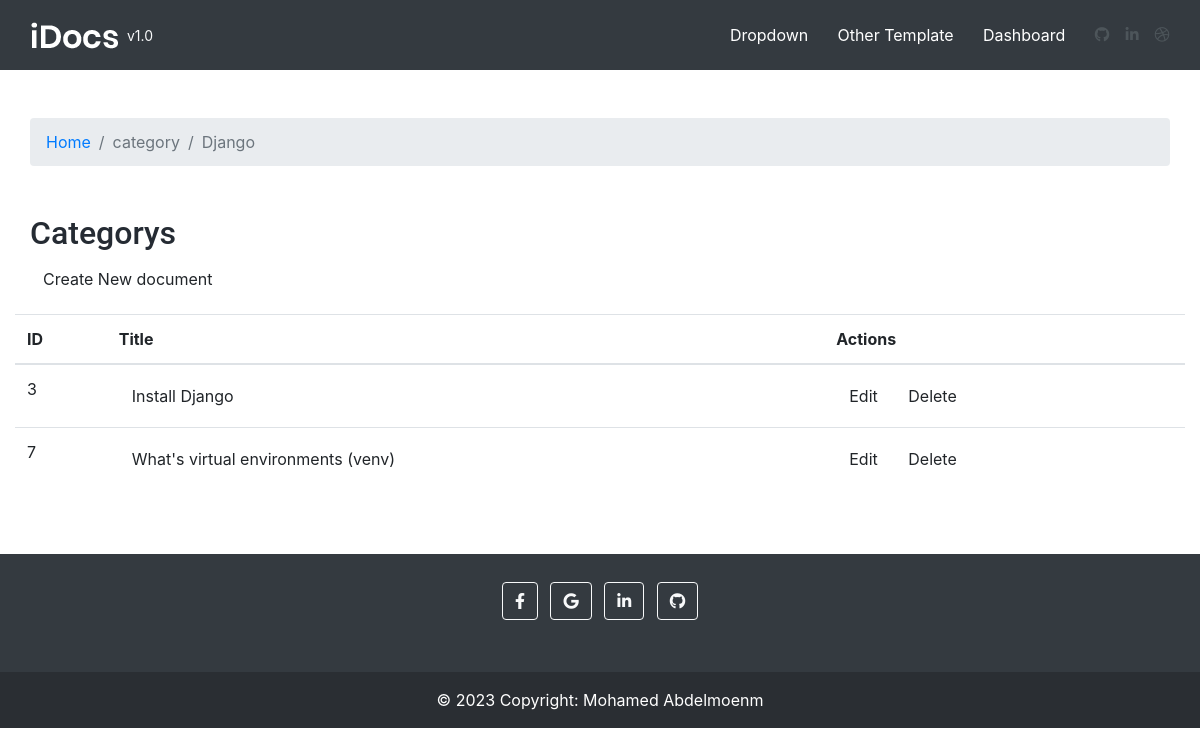
Page /dashboard/2 on the earlier database version.
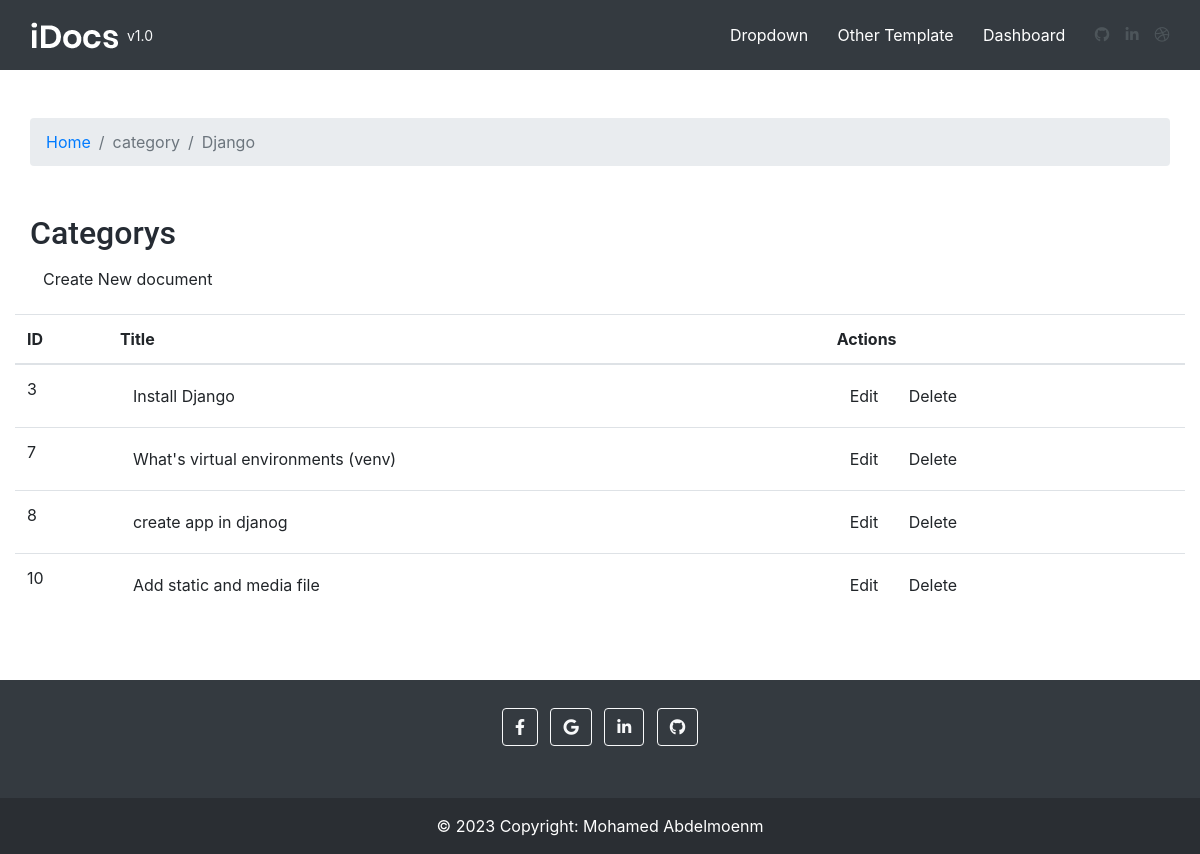
Same page on the later database version.
### docs_app/models.py (models this page shows, shortened)
class Category(models.Model):
    name = models.CharField(_('Name'),max_length=100)
    intro = RichTextField(_('Intro'))
    author = models.ForeignKey(User, on_delete=models.SET_NULL, null=True, related_name='category_author', verbose_name=_('Author'))
    created_at = models.DateTimeField(_('Created AT'),default= timezone.now)
    def __str__(self):
        return self.name

class Document(models.Model):
    category = models.ForeignKey(Category, on_delete=models.CASCADE, related_name='document_user' , verbose_name=_('Document'))
    title = models.CharField(_('Title'),max_length=100)
    content = RichTextField(_('Content'))
    video = models.FileField(_('Video'), upload_to='document_videos/', blank=True, null=True)
    author = models.ForeignKey(User, on_delete=models.SET_NULL, null=True, related_name='document_author', verbose_name=_('Author'))
    created_at = models.DateTimeField(_('Created AT'),default= timezone.now)

### docs_app/views.py (the view)
# urls.py: path('dashboard/<int:id>', Dashboard_List_Document, name='dashboard_docs'),
def Dashboard_List_Document(request, id):
    data = Category.objects.get(id=id)
    docs = Document.objects.filter(category=data)
    return render(request, 'doc/dashboard_docs.html', {'data':data, 'docs':docs})

### docs_app/templates/doc/dashboard_docs.html (shortened to what this page needs)
{% extends "base.html" %}
{% block body %}
    <link rel="stylesheet" href="https://stackpath.bootstrapcdn.com/bootstrap/4.5.2/css/bootstrap.min.css">
</head>
<body>
    <div class="container my-5">
    <ol class="breadcrumb my-4">
        <li class="breadcrumb-item"><a href="/">Home</a></li>
        <li class="breadcrumb-item active" aria-current="page">category</li>
        <li class="breadcrumb-item active" aria-current="page">{{data}}</li>
    </ol>
</div>
<div class="container mt-4">
    <div class="row">
        <div class="col-md-9">
            <h2>Categorys</h2>
                <a href="{% url 'create_category' %}"  class="btn waves-effect waves-light">Create New document</a>
            </div>
            <table class="table">
                <thead>
                    <tr>
                        <th>ID</th>
                        <th>Title</th>
                        <th>Actions</th>
                    </tr>
                </thead>
                <tbody>
                    {% for doc in docs %}
                    <tr>
                        <td>{{doc.id}}</td>
                        <td> <a href="#" class="btn waves-effect waves-light">{{doc.title}}</a></td>
                        <td>
                            <a href="{% url 'update_document' doc.id %}" class="btn waves-effect waves-light">Edit</a>
                            <a href="{% url 'delete_document' doc.id %}" class="btn waves-effect waves-light">Delete</a>
                        </td>
                    </tr>
                    {% endfor %}
                </tbody>
            </table>
        </div>
    </div>
</div>
</body>
</html>
{% endblock body %}

### docs_app/templates/base.html (shortened to what this page needs)
{% load static %}
<!DOCTYPE html>
<html lang="en">
<head>
<link rel="stylesheet" href="https://maxcdn.bootstrapcdn.com/bootstrap/4.5.2/css/bootstrap.min.css">
<link rel="stylesheet" type="text/css" href="{% static 'assets/vendor/bootstrap/css/bootstrap.min.css' %}" />
<link rel="stylesheet" type="text/css" href="{% static 'assets/vendor/font-awesome/css/all.min.css' %}" />
<link rel="stylesheet" type="text/css" href="{% static 'assets/vendor/magnific-popup/magnific-popup.min.css' %}" />
<link rel="stylesheet" type="text/css" href="{% static 'assets/vendor/highlight.js/styles/github.css' %}" />
<link rel="stylesheet" type="text/css" href="{% static 'assets/css/stylesheet.css' %}" />
</head>
<body data-spy="scroll" data-target=".idocs-navigation" data-offset="125">
<div id="main-wrapper">
  <header id="header" class="sticky-top">
    <nav class="primary-menu navbar navbar-expand-lg bg-dark navbar-text-light navbar-dropdown-dark border-0">
      <div class="container-fluid">
        <a class="logo ml-md-3" href="/" title="iDocs Template"> <img src="{% static 'assets/images/logo-light.png' %}" alt="iDocs Template"/> </a>
		<span class="text-2 text-light ml-2">v1.0</span>
		<div id="header-nav" class="collapse navbar-collapse justify-content-end">
          <ul class="navbar-nav">
            <li class="dropdown"> <a class="dropdown-toggle" href="#">Dropdown</a>
            </li>
            <li><a target="_blank" href="https://themeforest.net/user/harnishdesign/portfolio?ref=HarnishDesign">Other Template</a></li>
            <li><a target="_blank" href="{% url 'dashboard' %}">Dashboard</a></li>
          </ul>
        </div>
        <ul class="social-icons social-icons-sm ml-lg-2 mr-2">
          <li class="social-icons-github"><a data-toggle="tooltip" href="https://github.com/Mohamed00Abdelmonem" target="_blank" title="" data-original-title="github"><i class="fab fa-github"></i></a></li>
          <li class="social-icons-facebook"><a data-toggle="tooltip" href="https://www.linkedin.com/in/mohamed-abdelmonem-716ba026b/?originalSubdomain=eg" target="_blank" title="" data-original-title="Linkedin"><i class="fab fa-linkedin-in"></i></a></li>
          <li class="social-icons-dribbble"><a data-toggle="Portfolio" href="https://mohamed00abdelmonem.github.io/My-Resume-/" target="_blank" title="" data-original-title="Portfolio"><i class="fab fa-dribbble"></i></a></li>
        </ul>
      </div>
    </nav>
  </header>
  <div id="content" role="main">
   {% block body %}
   {% endblock body%}
  <footer class="bg-dark text-center text-white mt-5">
    <div class="container p-4 pb-0">
      <section class="mb-4">
        <a class="btn btn-outline-light btn-floating m-1" href="#!" role="button"
          ><i class="fab fa-facebook-f"></i
        ></a>
        <a class="btn btn-outline-light btn-floating m-1" href="https://mohamed00abdelmonem.github.io/My-Resume-/ " role="button"
          ><i class="fab fa-google"></i
        ></a>
        <a class="btn btn-outline-light btn-floating m-1" href="https://www.linkedin.com/in/mohamed-abdelmonem-716ba026b/?originalSubdomain=eg" role="button"
          ><i class="fab fa-linkedin-in"></i
        ></a>
        <a class="btn btn-outline-light btn-floating m-1" href="https://github.com/Mohamed00Abdelmonem" role="button"
          ><i class="fab fa-github"></i
        ></a>
      </section>
    </div>
    <div class="text-center p-3" style="background-color: rgba(0, 0, 0, 0.2);">
      © 2023 Copyright:
      <a class="text-white" href="https://github.com/Mohamed00Abdelmonem">Mohamed Abdelmoenm</a>
    </div>
  </footer>
</body>
</html>

### docs_app/static/assets/css/stylesheet.css (style rules this page uses)
body, html { height: 100%; }
body { background: #dddddd; color: #4c4d4d; }
img { vertical-align: inherit; }
a, a:focus { color: #0366d6; -webkit-transition: all 0.2s ease; transition: all 0.2s ease; }
h1, h2, h3, h4, h5, h6 { color: #252b33; line-height: 1.5; margin: 0 0 1.5rem 0; font-family: Roboto, sans-serif; }
h2 { font-size: 2.2rem; }
dl, ol, ul, pre, blockquote, .table { margin-bottom: 1.8rem; }
.text-2 { font-size: 14px !important; font-size: 0.875rem !important; }
.bg-dark { background-color: #111418 !important; }
#main-wrapper { background: #fff; }
@media (min-width: 1200px) { .container { max-width: 1170px !important; } }
#header { -webkit-transition: all 0.5s ease; transition: all 0.5s ease; }
#header .navbar { padding: 0px; min-height: 70px; }
#header .logo { -webkit-box-align: center; -ms-flex-align: center; align-items: center; display: -webkit-box; display: -ms-flexbox; display: flex; -ms-flex-item-align: stretch; align-self: stretch; }
.primary-menu { display: -webkit-box !important; display: -ms-flexbox !important; display: flex !important; height: auto !important; -webkit-box-ordinal-group: 0; -ms-flex-item-align: stretch; align-self: stretch; background: #fff; border-bottom: 1px solid #efefef; }
.primary-menu ul.navbar-nav > li { display: -webkit-box; display: -ms-flexbox; display: flex; height: 100%; }
.primary-menu ul.navbar-nav > li + li { margin-left: 2px; }
.primary-menu ul.navbar-nav > li a { display: -webkit-box; display: -ms-flexbox; display: flex; -webkit-box-align: center; -ms-flex-align: center; align-items: center; }
.primary-menu ul.navbar-nav > li > a:not(.btn) { height: 70px; padding: 0px 0.85em; color: #252b33; -webkit-transition: all 0.2s ease; transition: all 0.2s ease; position: relative; position: relative; }
.primary-menu .dropdown-toggle:after { content: none; }
.primary-menu.navbar-text-light .navbar-nav > li > a:not(.btn) { color: #fff; }
.social-icons { margin: 0; padding: 0; display: -ms-flexbox; display: flex; -ms-flex-wrap: wrap; flex-wrap: wrap; list-style: none; }
.social-icons li { margin: 0px 6px; padding: 0; overflow: visible; }
.social-icons li a { display: block; height: 26px; line-height: 26px; width: 26px; font-size: 18px; text-align: center; color: #4d555a; text-decoration: none; -webkit-transition: all 0.2s ease; transition: all 0.2s ease; }
.social-icons li i { line-height: inherit; }
.social-icons.social-icons-sm li { margin: 0px 4px; }
.social-icons.social-icons-sm li a { font-size: 15px; width: 22px; }
.text-light { color: #dee3e4 !important; }

### docs_app/templates/base.html (style rules this page uses)
a { text-decoration: none; }

### docs_app/templates/doc/dashboard_docs.html (style rules this page uses)
a { text-decoration: none; }

Differences in the rows shown:
added Document: id "8", title "create app in djanog"
added Document: id "10", title "Add static and media file"
